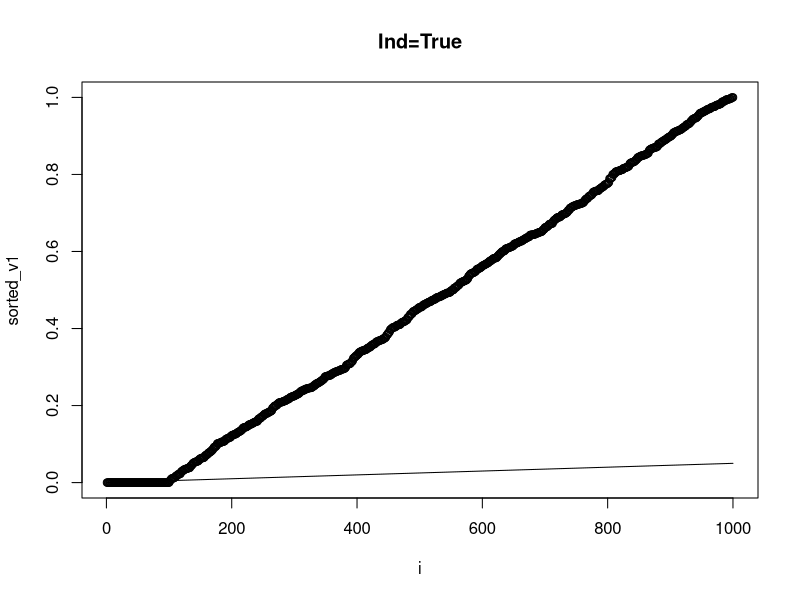
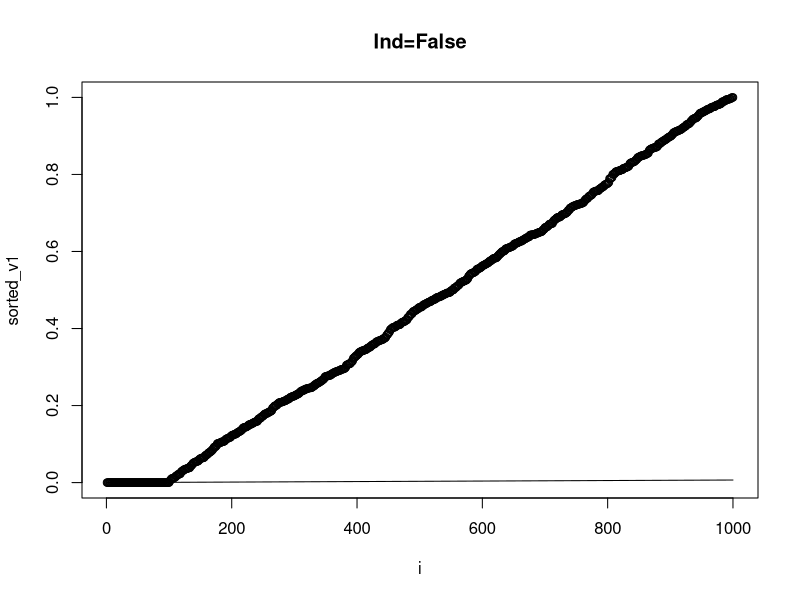

The R source for these figures, in order:
#v1is the provided vector used test our fdr function. 
v1<-(c((1e-5*runif(100)),runif(900)))

#set new_v1 to have a NULL value.
new_v1 <- NULL
#set follow_up to have a NULL value.
follow_up <- NULL

#defined FDR as a function which takes in v1 and Ind as parameters, as Q already equals 0.05.
FDR <- function(v1 , Q=0.05 , Ind) {

#if statement is implemented inorder to test assuming independent(Ind = True) and not independent(Ind = False)

#Independent (Ind==True)
  if (Ind == TRUE) {
  #sorts the v1 vector and stores the sorted vector in sorted_v1
  sorted_v1 <- sort(v1)
  #set i to the value of 1:length(sorted_v1), which is just the length of the sorted vector.
  i <- (1:length(sorted_v1))
  #plots i(x-axis) vs. sorted_v1(y-axis).
  plot(i, sorted_v1,main="Ind=True")
  lines(i, Q*c(1:length(sorted_v1))/length(sorted_v1))
  Array <- Q*c(1:length(sorted_v1))/length(sorted_v1)
  #forloop which is itterated over the lenght of v1.
  for (x in 1: length(v1)) {
    #if the xth value in the v1 vectotr is less than the xth value in the Array vector
    #then store that x into the xth value of follow_up, and store the xth value of v1 into new_array.
    if (v1[x] < Array[x]) {
      follow_up[x] <- x
      new_array <- v1[x]
    }
  }
  #finds the maximum value of new_array and stores it in p_val.
  p_val<- max(new_array)
  #returns p_val
  print(p_val)
  #retunrs the follow_up vecrtor
  print(follow_up)
  }
  
  #Not Independent (Ind==False)
  else {
    #sorts the v1 vector and stores the sorted vector in sorted_v1
    sorted_v1 <- sort(v1)
    #set i to the value of 1:length(sorted_v1), which is just the length of the sorted vector.
    i <- (1:length(sorted_v1))
    #plots i(x-axis) vs. sorted_v1(y-axis).
    plot(i, sorted_v1,main="Ind=False")
    lines(i, Q*c(1:length(sorted_v1))/(length(sorted_v1)*(sum(1/i))))
    Array2 <- Q*c(1:length(sorted_v1))/(length(sorted_v1)*(sum(1/i)))
    #forloop which is itterated over the lenght of v1.
    for (x in 1: length(v1)) {
     #if the xth value in the v1 vectotr is less than the xth value in the Array2 vector
     #then store that x into the xth value of follow_up, and store the xth value of v1 into new_array.
      if (v1[x] < Array2[x]) {
        follow_up[x] <- x
        new_array <- v1[x]
      }
    }
    #finds the maximum value of new_array and stores it in p_val.
    p_val<- max(new_array)
    #returns p_val
    print(p_val)
    #returns follow_up
    print(follow_up)
  } 
  
}  

#Ind=True
FDR(v1, Q=0.05, Ind = TRUE)
#Ind=False
FDR(v1, Q=0.05, Ind = FALSE)
